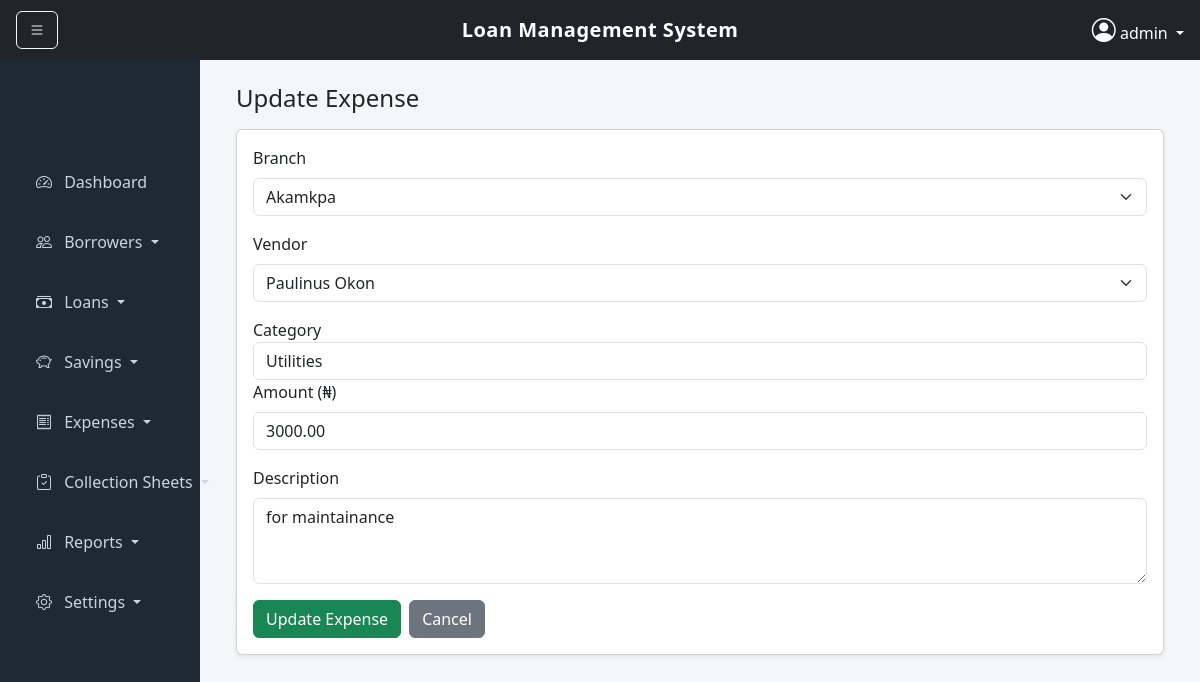
Page /expenses/update/1/ (signed in) on the committed database.
### core/models.py (models this page shows, shortened)
class Expense(models.Model):
    CATEGORY_CHOICES = [
        ('Rent', 'Rent'),
        ('Salary', 'Salary'),
        ('Fuel', 'Fuel'),
        ('Utilities', 'Utilities'),
        ('Maintenance', 'Maintenance'),
        ('Other', 'Other'),
    ]
    organization = models.ForeignKey(Organization, on_delete=models.CASCADE)
    branch = models.ForeignKey(Branch, on_delete=models.CASCADE)
    vendor = models.ForeignKey(Vendor, on_delete=models.SET_NULL, null=True, blank=True)
    category = models.CharField(max_length=50, choices=CATEGORY_CHOICES)
    description = models.TextField(blank=True, null=True)
    amount = models.DecimalField(max_digits=12, decimal_places=2)
    date = models.DateField(default=now)
    recorded_by = models.ForeignKey(User, on_delete=models.SET_NULL, null=True)

class Branch(models.Model):
    organization = models.ForeignKey(Organization, on_delete=models.CASCADE)
    name = models.CharField(max_length=200)

class Vendor(models.Model):
    organization = models.ForeignKey(Organization, on_delete=models.CASCADE)
    name = models.CharField(max_length=200)
    phone = models.CharField(max_length=50, blank=True, null=True)
    email = models.EmailField(blank=True, null=True)

### core/views.py (the view, shortened to what this page needs)
# urls.py: path("expenses/update/<int:expense_id>/", views.update_expense, name="update_expense"),
@login_required
def update_expense(request, expense_id):
    organization = request.user.loanofficer.organization
    expense = get_object_or_404(Expense, id=expense_id, organization=organization)
    vendors = Vendor.objects.filter(organization=organization)
    branches = Branch.objects.filter(organization=organization)
    return render(request, "update_expense.html", {
        "expense": expense,
        "vendors": vendors,
        "branches": branches,
        "categories": EXPENSE_CATEGORIES,
    })

### core/templates/update_expense.html (shortened to what this page needs)
{% extends "base.html" %}
{% block content %}
<div class="container">
  <h4 class="mb-3">Update Expense</h4>
  <div class="card shadow-sm">
    <div class="card-body">
      <form method="POST">
        <div class="mb-3">
          <label class="form-label">Branch</label>
          <select name="branch" class="form-select" required>
            {% for branch in branches %}
            <option value="{{ branch.id }}"
              {% if expense.branch.id == branch.id %}selected{% endif %}>
              {{ branch.name }}
            </option>
            {% endfor %}
          </select>
        </div>
        <div class="mb-3">
          <label class="form-label">Vendor</label>
          <select name="vendor" class="form-select">
            {% for vendor in vendors %}
            <option value="{{ vendor.id }}"
              {% if expense.vendor and expense.vendor.id == vendor.id %}selected{% endif %}>
              {{ vendor.name }}
            </option>
            {% endfor %}
          </select>
        </div>
        <div class="form-group">
          <label>Category</label>
          <select name="category" class="form-control" required>
              {% for cat in categories %}
                  <option value="{{ cat }}" {% if expense.category == cat %}selected{% endif %}>
                      {{ cat }}
                  </option>
              {% endfor %}
          </select>
      </div>
        <div class="mb-3">
          <label class="form-label">Amount (₦)</label>
          <input type="number"
                 name="amount"
                 class="form-control"
                 step="0.01"
                 value="{{ expense.amount }}"
                 required>
        </div>
        <div class="mb-3">
          <label class="form-label">Description</label>
          <textarea name="description"
                    class="form-control"
                    rows="3">{{ expense.description }}</textarea>
        </div>
        <div class="d-flex gap-2">
          <button type="submit" class="btn btn-success">
            Update Expense
          </button>
          <a href="{% url 'expenses' %}" class="btn btn-secondary">
            Cancel
          </a>
        </div>
      </form>
    </div>
  </div>
</div>
{% endblock %}

### core/templates/base.html (shortened to what this page needs)
<!DOCTYPE html>
<html lang="en">
  <head>
    <link href="https://cdn.jsdelivr.net/npm/bootstrap@5.3.2/dist/css/bootstrap.min.css" rel="stylesheet">
    <link href="https://cdn.jsdelivr.net/npm/bootstrap-icons@1.11.1/font/bootstrap-icons.css" rel="stylesheet">
  </head>
  <body>
    <nav class="navbar navbar-dark bg-dark topbar px-3 position-relative">
      <button class="btn btn-outline-light me-2" id="toggleSidebar">
        <i class="bi bi-list"></i>
      </button>
      <span class="navbar-brand project-title">
        Loan Management System
      </span>
      <div class="dropdown ms-auto">
        <a class="text-white dropdown-toggle text-decoration-none" href="#" data-bs-toggle="dropdown">
          <i class="bi bi-person-circle fs-4"></i>
          {{ request.user.username }}
        </a>
      </div>
    </nav>
    <div class="container-fluid">
      <div class="row">
        <div id="sidebar" class="col-md-3 col-lg-2 sidebar p-3">
          <div class="nav flex-column sidebar-menu">
            <a href="/" class="nav-link">
              <i class="bi bi-speedometer2 me-2"></i> Dashboard
            </a>
            <div class="nav-item dropdown">
              <a class="nav-link dropdown-toggle" href="#" data-bs-toggle="collapse" data-bs-target="#borrowersMenu">
                <i class="bi bi-people me-2"></i> Borrowers
              </a>
            </div>
            <div class="nav-item dropdown">
              <a class="nav-link dropdown-toggle" href="#" data-bs-toggle="collapse" data-bs-target="#loansMenu">
                <i class="bi bi-cash-stack me-2"></i> Loans
              </a>
            </div>
            <div class="nav-item dropdown">
              <a class="nav-link dropdown-toggle" href="#" data-bs-toggle="collapse" data-bs-target="#savingsMenu">
                <i class="bi bi-piggy-bank me-2"></i> Savings
              </a>
            </div>
            <div class="nav-item dropdown">
              <a class="nav-link dropdown-toggle" href="#" data-bs-toggle="collapse" data-bs-target="#expensesMenu">
                <i class="bi bi-receipt me-2"></i> Expenses
              </a>
            </div>
            <div class="nav-item dropdown">
              <a class="nav-link dropdown-toggle" href="#" data-bs-toggle="collapse" data-bs-target="#collectionsMenu">
                <i class="bi bi-clipboard-check me-2"></i> Collection Sheets
              </a>
            </div>
            <div class="nav-item dropdown">
              <a class="nav-link dropdown-toggle" href="#" data-bs-toggle="collapse" data-bs-target="#reportsMenu">
                <i class="bi bi-bar-chart me-2"></i> Reports
              </a>
            </div>
            <div class="nav-item dropdown">
              <a class="nav-link dropdown-toggle" href="#" data-bs-toggle="collapse" data-bs-target="#settingsMenu">
                <i class="bi bi-gear me-2"></i> Settings
              </a>
            </div>
          </div>
        </div>
        <div id="content" class="col content">
          {% block content %}{% endblock %}
        </div>
      </div>
    </div>
  </body>
</html>

### core/templates/base.html (style rules this page uses)
body { background-color: #f4f6f9; }
.topbar { height: 60px; }
.project-title { position: absolute; left: 50%; transform: translateX(-50%); font-weight: 600; letter-spacing: 0.5px; }
.sidebar { min-height: 100vh; background-color: #1f2933; transition: all 0.3s ease; }
.sidebar .nav-link { color: #cbd5e1; padding: 14px 20px; margin-bottom: 8px; border-radius: 6px; }
.sidebar-menu { padding-top: 80px; }
.content { padding: 24px; transition: margin-left 0.3s ease; }

### rows in the picture
Expense: branch "Akamkpa", vendor "Paulinus Okon", category "Utilities", amount "3000.00", description "for maintainance"

### other values in the picture
{{ request.user.username }} "admin"
